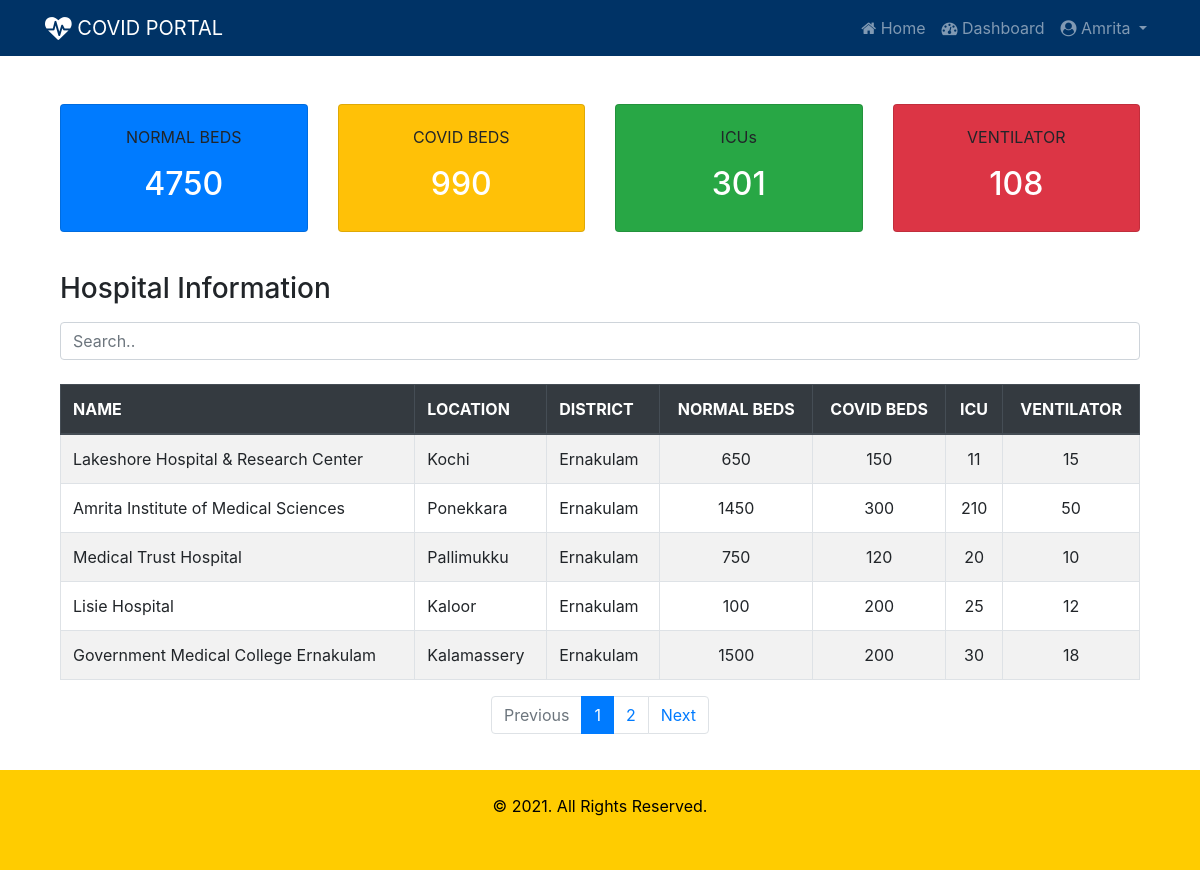
The app's page /beds/ (signed in) with its own data.
### beds/models.py (models this page shows, shortened)
class Hospital(models.Model):
    sc = (
    ('gov', 'Government'),
    ('prv', 'Private')
    )
    name = models.CharField(max_length=50)
    location = models.CharField(max_length=50)
    district = models.CharField(max_length=2, choices=dt)
    phone = models.CharField(max_length=12)
    sector = models.CharField(max_length=3, choices=sc)
    covid_beds = models.IntegerField()
    normal_beds = models.IntegerField()
    icu_beds = models.IntegerField()
    ventilator = models.IntegerField()
    user = models.OneToOneField(User, on_delete=models.CASCADE, blank=True, null=True)

### beds/views.py (the view)
# urls.py: path('', views.index, name='index'),
def index(request):
    normal_beds = Hospital.objects.aggregate(total=Sum('normal_beds'))
    covid_beds = Hospital.objects.aggregate(total=Sum('covid_beds'))
    icu = Hospital.objects.aggregate(total=Sum('icu_beds'))
    ventilator = Hospital.objects.aggregate(total=Sum('ventilator'))
    page = request.GET.get('page', 1)
    hospital_list = Hospital.objects.all()
    paginator = Paginator(hospital_list, 5)
    try:
        hospitals = paginator.page(page)
    except PageNotAnInteger:
        hospitals = paginator.page(1)
    except EmptyPage:
        hospitals = paginator.page(paginator.num_pages)
    context = {
        'normal_beds': normal_beds,
        'covid_beds': covid_beds,
        'icu': icu,
        'ventilator': ventilator,
        'hospitals': hospitals
    }
    return render(request, 'beds/summary.html', context)

### beds/templates/beds/summary.html (shortened to what this page needs)
{% extends 'beds/index.html' %}
{% block content %}
<div class="container mt-4 pt-4 pb-4">
  <div class="card-deck">
    <div class="card bg-primary">
      <div class="card-body text-center">
        <p class="card-text">NORMAL BEDS</p>
        <h2 class="text-white">{{ normal_beds.total }}</h2>
      </div>
    </div>
    <div class="card bg-warning">
      <div class="card-body text-center">
        <p class="card-text">COVID BEDS</p>
        <h2 class="text-white">{{ covid_beds.total }}</h2>
      </div>
    </div>
    <div class="card bg-success">
      <div class="card-body text-center">
        <p class="card-text">ICUs</p>
        <h2 class="text-white">{{ icu.total }}</h2>
      </div>
    </div>
    <div class="card bg-danger">
      <div class="card-body text-center">
        <p class="card-text">VENTILATOR</p>
        <h2 class="text-white">{{ ventilator.total }}</h2>
      </div>
    </div>
  </div>
</div>
<div class="container mt-3">
  <h3 class="mb-3">Hospital Information</h3>
  <input class="form-control" id="myInput" type="text" placeholder="Search..">
  <br>
  <table class="table table-bordered table-striped table-hover">
    <thead class="thead-dark">
      <tr>
        <th>NAME</th>
        <th>LOCATION</th>
        <th>DISTRICT</th>
        <th class="text-center">NORMAL BEDS</th>
        <th class="text-center">COVID BEDS</th>
        <th class="text-center">ICU</th>
        <th class="text-center">VENTILATOR</th>
      </tr>
    </thead>
    <tbody id="myTable">
      {% for hospital in hospitals %}
        <tr>
          <td>{{ hospital.name }}</td>
          <td>{{ hospital.location}}</td>
          <td>{{ hospital.get_district_display}}</td>
          <td class="text-center">{{ hospital.normal_beds}}</td>
          <td class="text-center">{{ hospital.covid_beds}}</td>
          <td class="text-center">{{ hospital.icu_beds}}</td>
          <td class="text-center">{{ hospital.ventilator}}</td>
        </tr>
      {% endfor %}
    </tbody>
  </table>
  {% if hospitals.has_other_pages %}
  <nav aria-label="Pagination">
    <ul class="pagination justify-content-center">
      {% if hospitals.has_previous %}
        <li class="page-item"><a class="page-link" href="?page={{ hospitals.previous_page_number }}">Previous</a></li>
      {% else %}
        <li class="page-item disabled"><a class="page-link" href="#" tabindex="-1">Previous</a></li>
      {% endif %}
      {% for i in hospitals.paginator.page_range %}
        {% if hospitals.number == i %}
          <li class="page-item active"><a class="page-link" href="#"><span>{{ i }} <span class="sr-only">(current)</span></span></a></li>
        {% else %}
          <li class="page-item"><a class="page-link" href="?page={{ i }}">{{ i }}</a></li>
        {% endif %}
      {% endfor %}
      {% if hospitals.has_next %}
        <li class="page-item"><a class="page-link" href="?page={{ hospitals.next_page_number }}">Next</a></li>
      {% else %}
        <li class="page-item disabled"><a class="page-link" href="#">Next</a></li>
      {% endif %}
    </ul>
  </nav>
  {% endif %}
  <div style="height:120px;"></div>
</div>
{% endblock %}

### beds/templates/beds/index.html (shortened to what this page needs)
{% load static %}
<!DOCTYPE html>
<html lang="en">
<head>
  <link rel="stylesheet" href="https://cdnjs.cloudflare.com/ajax/libs/font-awesome/4.7.0/css/font-awesome.min.css">
  <link rel="stylesheet" href="https://maxcdn.bootstrapcdn.com/bootstrap/4.5.2/css/bootstrap.min.css">
  <link rel="stylesheet" href="{% static 'beds/css/style.css'%}">
</head>
<body>
<nav class="navbar navbar-expand-sm bg-navy navbar-dark">
  <div class="container">
    <a class="navbar-brand" href="#"><i class="fa fa-heartbeat fa-lg"></i> COVID PORTAL</a>
    {% if user.is_authenticated %}
      <ul class="navbar-nav">
        <li class="nav-item">
          <a class="nav-link" href="{% url 'index' %}"><i class="fa fa-home"></i> Home </a>
        </li>
        <li class="nav-item">
          <a class="nav-link" href="{% url 'dashboard' %}"><i class="fa fa-dashboard"></i> Dashboard </a>
        </li>
       <li class="nav-item dropdown">
         <a class="nav-link dropdown-toggle" href="#" id="navbardrop" data-toggle="dropdown">
           <i class="fa fa-user-circle"></i> {{ user.username }}
         </a>
       </li>
      </ul>
    {% endif %}
  </div>
</nav>
<div class="container">
  {% block content %}
  {% endblock %}
</div>
<footer class="footer" style="position:fixed; bottom:0; width:100%;">
  <div class="container-fluid p-4" >
    <p class="text-center"> &copy; 2021. All Rights Reserved.</p>
  </div>
</footer>
</body>
</html>

### beds/static/beds/css/style.css (style rules this page uses)
.bg-navy { background-color: #003366; color: white; }
.footer { background-color: #ffcc00; color: black; height: 100px; }

### records on screen
Hospital: name "Lakeshore Hospital & Research Center", location "Kochi", district "Ernakulam", normal_beds "650", covid_beds "150", icu_beds "11", ventilator "15"
Hospital: name "Amrita Institute of Medical Sciences", location "Ponekkara", district "Ernakulam", normal_beds "1450", covid_beds "300", icu_beds "210", ventilator "50"
Hospital: name "Medical Trust Hospital", location "Pallimukku", district "Ernakulam", normal_beds "750", covid_beds "120", icu_beds "20", ventilator "10"
Hospital: name "Lisie Hospital", location "Kaloor", district "Ernakulam", normal_beds "100", covid_beds "200", icu_beds "25", ventilator "12"
Hospital: name "Government Medical College Ernakulam", location "Kalamassery", district "Ernakulam", normal_beds "1500", covid_beds "200", icu_beds "30", ventilator "18"

### other values on screen
{{ user.username }} "Amrita"
{{ normal_beds.total }} "4750"
{{ covid_beds.total }} "990"
{{ icu.total }} "301"
{{ ventilator.total }} "108"
{{ i }} "1"
{{ i }} "2"
